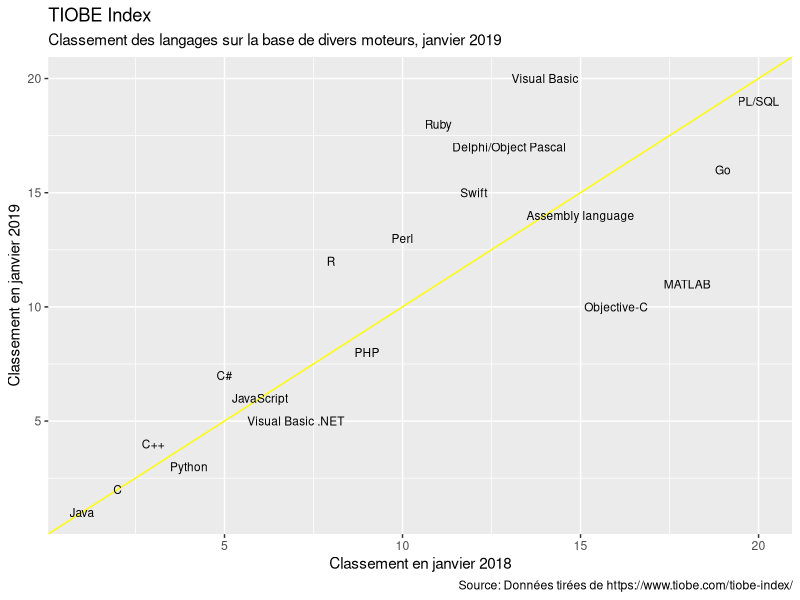
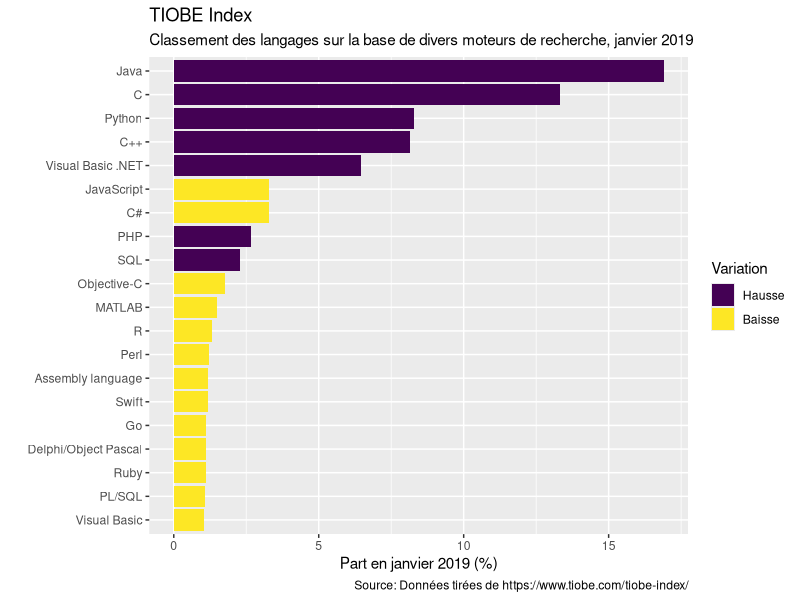
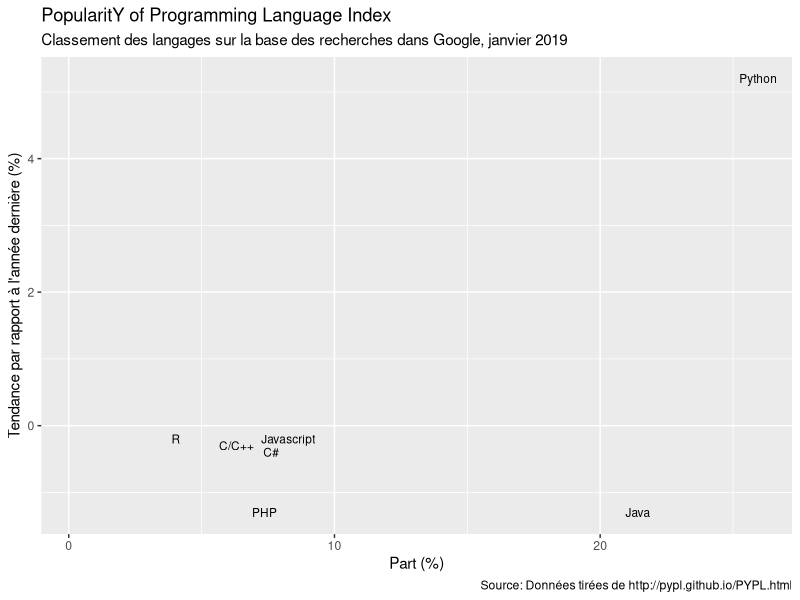
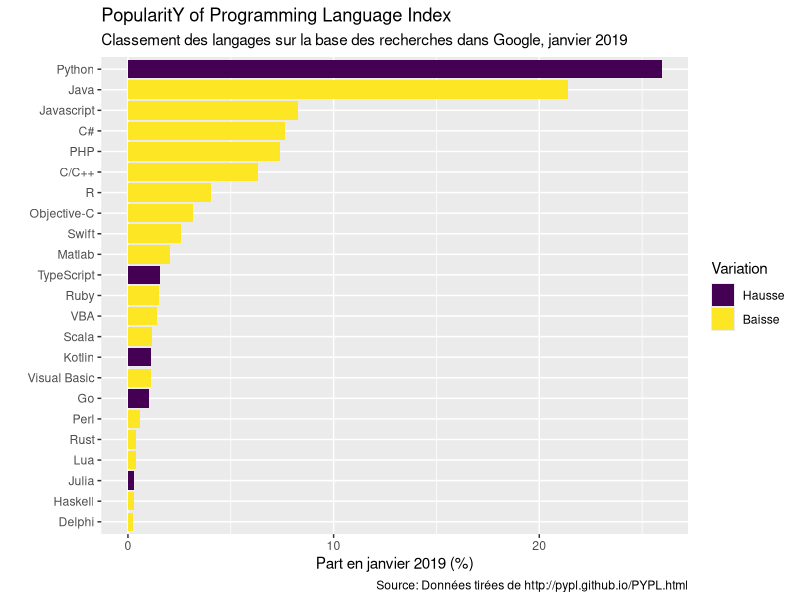

The R source for these figures, in order: (Note: this script raises an error after producing the figures.)
## ---- chunk 1
knitr::opts_chunk$set(warning=FALSE, message=FALSE, echo = FALSE)

######################################################################################################
### TIME ZONE
######################################################################################################
Sys.setenv(TZ="Africa/Bamako") # vérifer

##########################################################################
########################################/// PACKAGES ///
##########################################################################
# Packages (s'assurer que ces packages sont installées avant l'exécution du code)
library(knitr)

## ---- chunk 2
library(readxl)
library(tidyverse)

tiobe_index <- read_excel("tiobe_index.xlsx")

tiobe_index %>% 
  ggplot(mapping = aes(x = janv_2018, y = janv_2019)) + 
  geom_abline(mapping = aes(intercept = 0, slope = 1), color = "yellow") +
  geom_text(mapping = aes(label = `Programming Language`), size = 3)  +
  labs(x = "Classement en janvier 2018", y = "Classement en janvier 2019",
       caption = paste("Source: Données tirées de https://www.tiobe.com/tiobe-index/"),
       title = paste("TIOBE Index"),
       subtitle = paste("Classement des langages sur la base de divers moteurs, janvier 2019") )

## ---- chunk 3

indexR <- tiobe_index$janv_2019[tiobe_index$Language == "R"]

tiobe_index %>% 
  mutate(direction = ifelse(Variation >0, 1, 2),
         direction = factor(direction, levels = c(1, 2), labels = c("Hausse", "Baisse"), ordered = TRUE)) %>% 
  ggplot(mapping = aes(x = reorder(`Programming Language`, Ratings) , y = Ratings*100, fill = direction)) +
  geom_col() + 
  coord_flip() +
  labs(x = "", y = "Part en janvier 2019 (%)", fill = "Variation",
       caption = paste("Source: Données tirées de https://www.tiobe.com/tiobe-index/"),
       title = paste("TIOBE Index"),
       subtitle = paste("Classement des langages sur la base de divers moteurs de recherche, janvier 2019") )

## ---- chunk 4

pypl_rank <- read_excel("pypl_rank.xlsx")

indexR <- pypl_rank$Rank[pypl_rank$Language == "R"]

pypl_rank %>% 
  mutate(languagetop10 = ifelse(Rank<=indexR, Language, NA),
         colorR = (Language == "R")) %>% 
  ggplot(data = ,
         mapping = aes(x = Share*100, y = Trend*100)) + 
  geom_text(mapping = aes(label = languagetop10), size = 3) + 
  labs(x = "Part (%)", y = "Tendance par rapport à l'année dernière (%)",
       caption = paste("Source: Données tirées de http://pypl.github.io/PYPL.html"),
       title = paste("PopularitY of Programming Language Index"),
       subtitle = paste("Classement des langages sur la base des recherches dans Google, janvier 2019") )


## ---- chunk 5

pypl_rank %>% 
  mutate(direction = ifelse(Trend >0, 1, 2),
         direction = factor(direction, levels = c(1, 2), labels = c("Hausse", "Baisse"), ordered = TRUE)) %>% 
  ggplot(mapping = aes(x = reorder(Language, Share) , y = Share*100, fill = direction)) +
  geom_col() + 
  coord_flip() +
  labs(x = "", y = "Part en janvier 2019 (%)", fill = "Variation",
       caption = paste("Source: Données tirées de http://pypl.github.io/PYPL.html"),
       title = paste("PopularitY of Programming Language Index"),
       subtitle = paste("Classement des langages sur la base des recherches dans Google, janvier 2019") )
## ---- chunk 6
include_graphics("Rwebpage_home.png.png")
## ---- chunk 7
include_graphics("Rwebpage_download.png.png")
## ---- chunk 8
include_graphics("Rgui.png")
## ---- chunk 9
include_graphics("Rterminal.png")
## ---- chunk 10
include_graphics("RStudio_home.png")
## ---- chunk 11
include_graphics("RStudio_download.png")
## ---- chunk 12
include_graphics("RStudio_gui.png")
